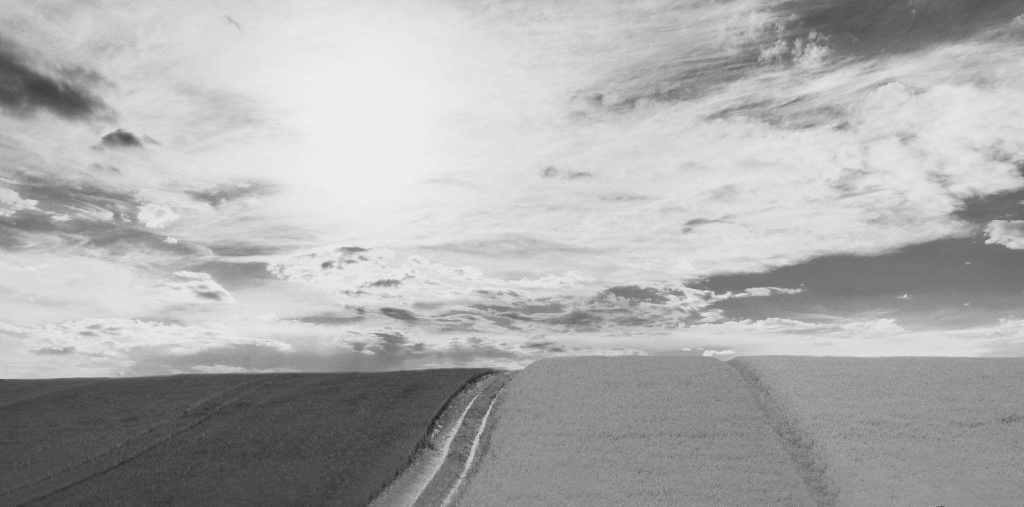
#> input picture Lab Experiments/Experiment1 output.png, 2048 x 1013 px, given in place of image9.png, which was not available (shown at 1/2 size)
$ python experiment10.py
#> lines starting #> are read from the running program, lines starting #| are printed output that depends on the picture; after the words box and inside, x2 and y2 are one past the last pixel; in counts of white or black regions, pixels touching at a corner belong together
import cv2
import numpy as np

img = cv2.imread("image9.png")
#> img is the input picture: shape (1013, 2048, 3); min 19, max 241, mean 172.9

rows, cols = img.shape[:2]
#> rows = 1013; cols = 2048

M = np.float32([[1, 0, 100],
                [0, 1, 50]])

translated = cv2.warpAffine(img, M, (cols, rows))
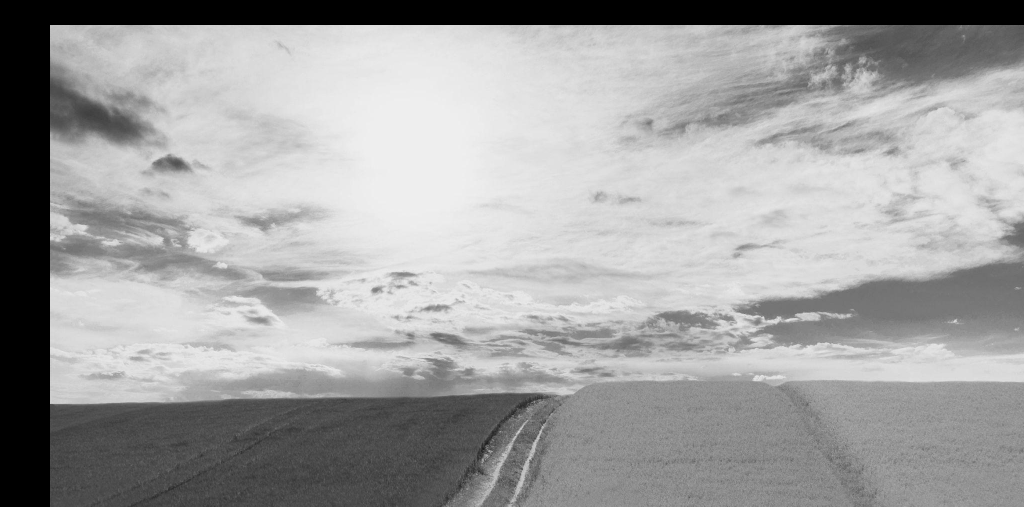
#> translated: shape (1013, 2048, 3) (shown at 1/2 size); min 0, max 241, mean 159.9

cv2.imwrite("Experiment10 output.png", translated)

cv2.imshow("Translated", translated)
cv2.waitKey(0)
cv2.destroyAllWindows()

$ run again, on Lab Experiments/Experiment2 output.png
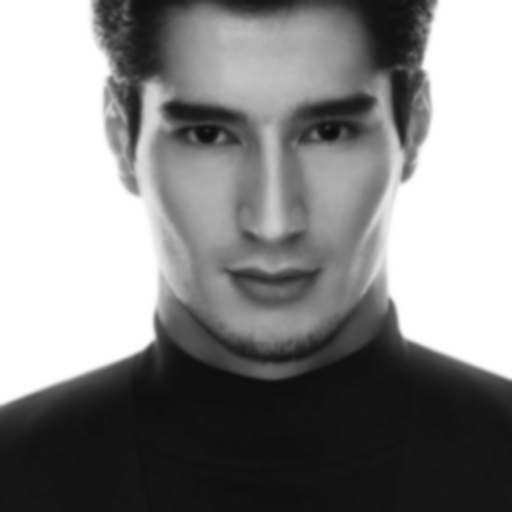
#> input picture Lab Experiments/Experiment2 output.png, 512 x 512 px, given in place of image9.png, which was not available
#> img is the input picture: shape (512, 512, 3); min 11, max 255, mean 135.9
#> `translated = cv2.warpAffine(img, M, (cols, rows))`:
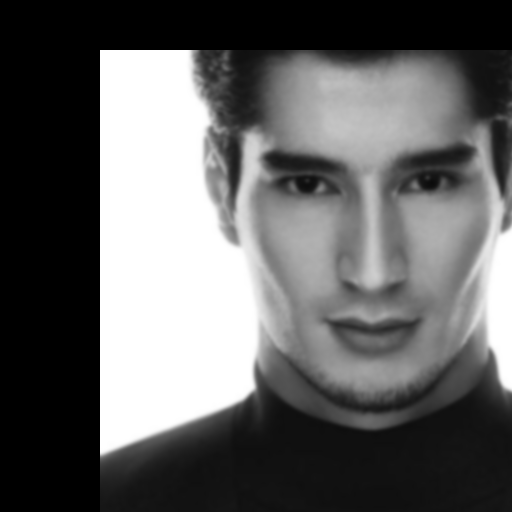
#> translated: shape (512, 512, 3); min 0, max 255, mean 99.2

$ run again, on Lab Experiments/Experiment3 output.png
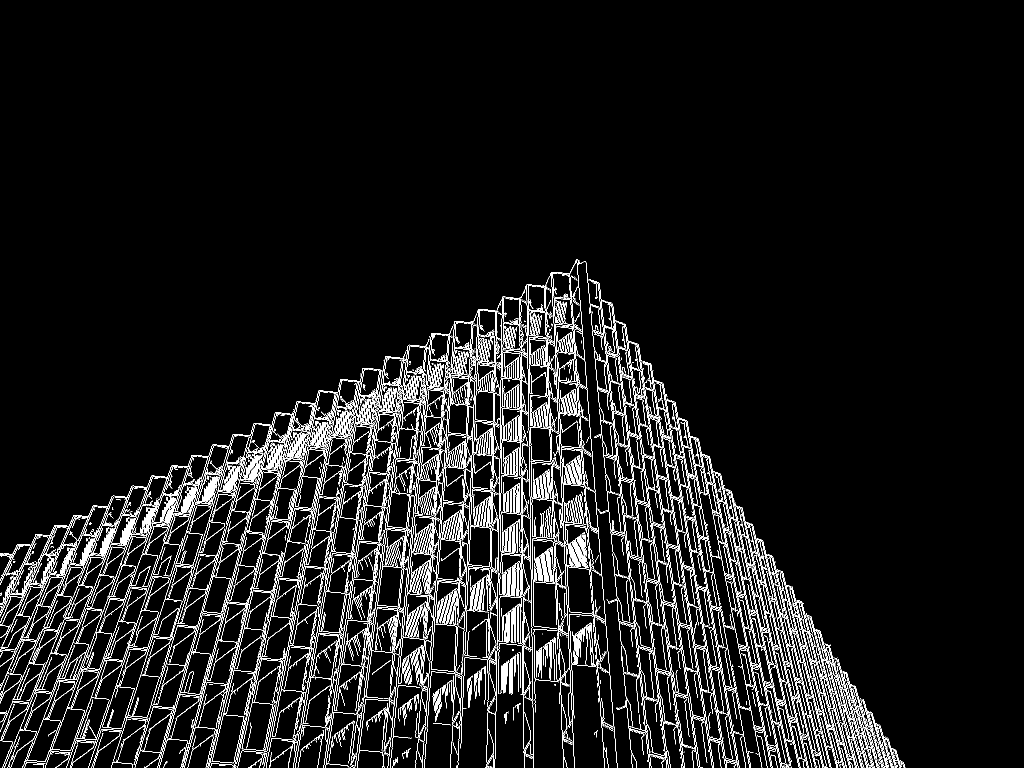
#> input picture Lab Experiments/Experiment3 output.png, 2048 x 1536 px, given in place of image9.png, which was not available (shown at 1/2 size)
#> img is the input picture: shape (1536, 2048, 3); 5.8% white in thin lines or dots, all inside (x1, y1, x2, y2) = (0, 518, 1811, 1536)
#> `translated = cv2.warpAffine(img, M, (cols, rows))`:
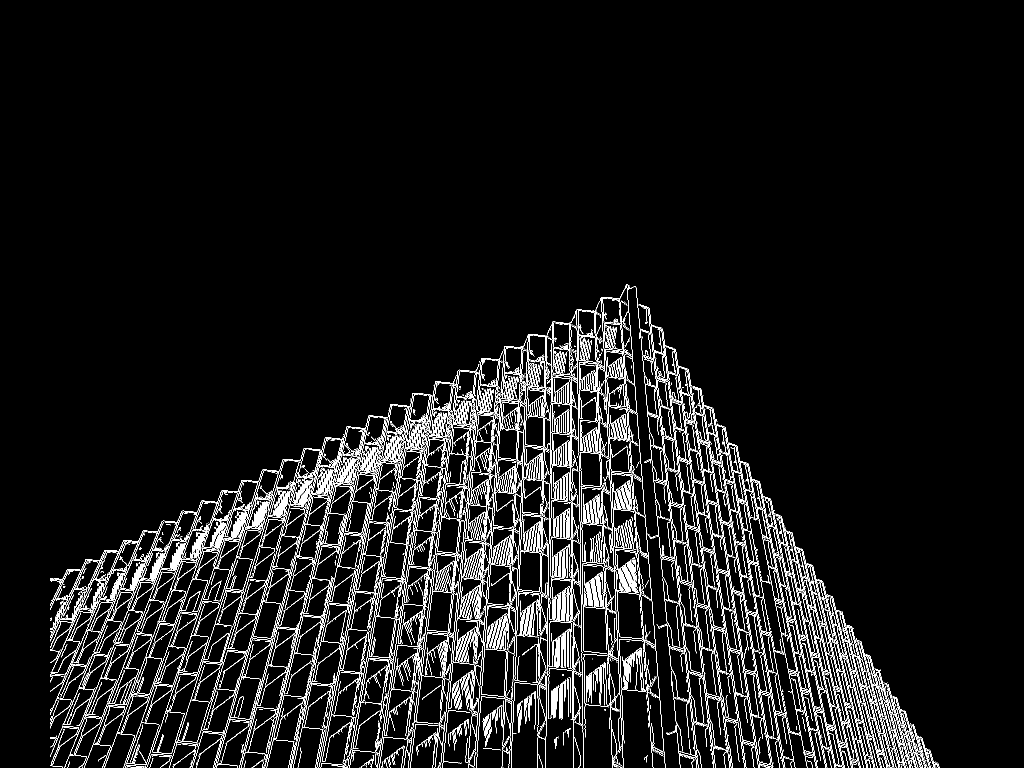
#> translated: shape (1536, 2048, 3) (shown at 1/2 size); 5.5% white in thin lines or dots, all inside (x1, y1, x2, y2) = (100, 568, 1879, 1536)
